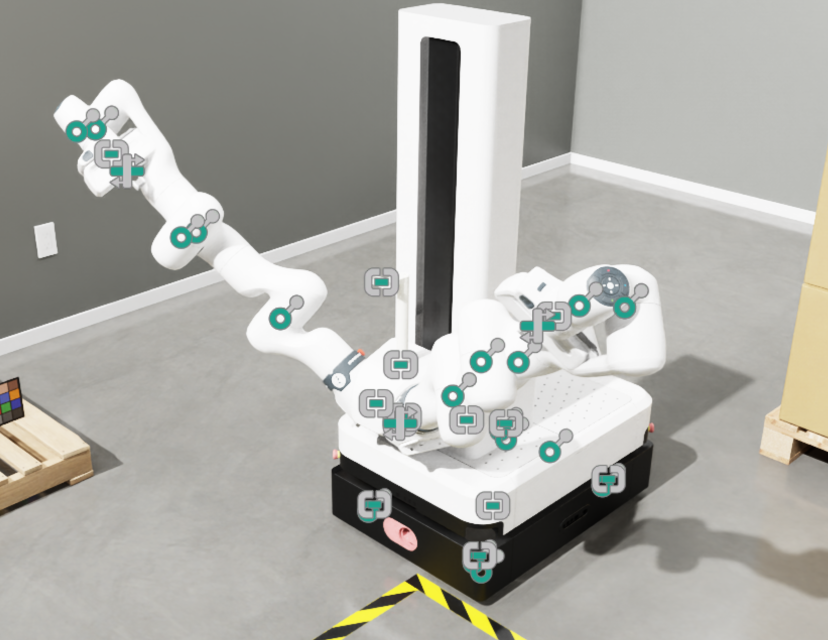
#> input picture image/franka_fr3.png, 1656 x 1280 px (shown at 1/2 size)
$ python build-media.py
#> lines starting #> are read from the running program, lines starting #| are printed output that depends on the picture
#!/usr/bin/env python3
"""원본 이미지 → 사이트 배포용 초록 톤 WebP 생성.

`image/` 의 원본을 읽어 크롭 · 리사이즈 · 초록 듀오톤 그레이딩을 적용하고
`public/media/` 에 WebP 로 저장한다. 원본은 건드리지 않는다.

그레이딩 의도 — 사이트 배경이 near-black(#08090a)이므로, 이미지를
**어두운 초록 그림자 → 밝은 초록 하이라이트** 듀오톤으로 통일해 배경과 한 몸으로 만든다.
게인(gain)과 감마로 대비를 올려 검정 배경에서도 형상이 죽지 않게 한다.

사용법:
    python3 scripts/build-media.py
"""

from pathlib import Path

from PIL import Image, ImageEnhance, ImageOps

Image.MAX_IMAGE_PIXELS = None

ROOT = Path(__file__).resolve().parent.parent
SRC = ROOT / "image"
OUT = ROOT / "public" / "media"

# 듀오톤 양 끝 색.
#   그림자는 사이트 배경(#08090a)보다 살짝 밝은 정도로만 두어 이미지가 배경에 가라앉게 하고,
#   하이라이트만 초록으로 살린다. 하이라이트를 넓게 쓰면 검정 배경 위에서 이미지가 떠 보인다.
SHADOW = (3, 9, 7)
MIDTONE = (17, 66, 45)
HIGHLIGHT = (137, 247, 186)

WEBP_QUALITY = 80

# (출력이름, 원본, 크롭 box(l,t,r,b) 또는 None, 목표 폭, 게인, 감마)
#   게인 = 밝기 배율. 감마 > 1 이면 중간톤이 어두워진다 — 검정 배경에 맞추려면 이쪽이다.
#   밝은 원본(밝은 바닥·흰 로봇)일수록 감마를 크게 준다.
JOBS = [
    # 배경 광장(光場) 2종은 scripts/gen-fields.py 가 따로 만든다(수식 생성, 원본 없음).
    ("amr-manipulator", "franka_fr3.png", (0, 100, 1656, 1032), 1656, 0.92, 1.75),
    ("simulation-poc", "franka_fr3.png", (100, 40, 1656, 1207), 1400, 0.92, 1.75),
    ("collision-validation", "agility-a01_urdf.png", (0, 400, 1113, 1235), 1113, 1.00, 1.35),
    ("humanoid", "agility-a01_urdf.png", (0, 500, 1113, 1126), 1113, 1.00, 1.35),
    # 시뮬레이션 테스트베드 캡처. 원본이 레터박스가 있는 16:9 프레임이라 위아래 34px 검은 띠를
    # 잘라내고(34~686), 서비스 슬롯 비율(4:3)에 맞춰 팔을 중심으로 가로를 다시 잘랐다.
    # 배경이 이미 near-black 이라 감마를 낮게(1.30) 두어 피사체가 죽지 않게 한다 —
    # 밝은 배경 원본(URDF 뷰어 캡처)과는 반대 방향의 보정이다.
    ("physical-ai", "sim_testbed.jpg", (246, 34, 1115, 686), 869, 1.00, 1.30),
    # 구동부 클로즈업. 원본은 테스트베드 전경이라 **바퀴 구간만** 잘라 쓴다 —
    # 이 케이스가 말하는 것이 차체 전체가 아니라 구동 관절이기 때문이다.
    # 오른쪽 위 편집기 툴팁 글자가 들어오지 않는 선(x < 1700)에서 끊었다(컨셉 §17 — 이미지에 글자 금지).
    # 바닥이 밝은 회색이라 감마를 크게(2.2) 준다.
    ("drive-alignment", "motion_devece_mk1intestbed.png", (630, 570, 1700, 1172), 1070, 0.85, 2.20),
    # 실기 ↔ 시뮬레이션 대조 컷. 좌우 분할 구도가 이 케이스의 주장("시뮬레이터에서 보이는
    # 모션이 곧 실기의 모션")과 같은 말이라 자르지 않고 전폭을 쓴다.
    # 왼쪽 흰 벽이 밝아 감마를 크게(2.4) 준다.
    ("real-sim-testbed", "real_sim_testbed.png", None, 1600, 0.84, 2.40),
    # README에서 옮긴 신규 케이스 캡처. 구도와 정보는 유지하고 원색만 제거해
    # 프로젝트 페이지의 다른 기술 이미지와 같은 초록 듀오톤으로 맞춘다.
    # 세 원본 모두 밝은 흰색·청색 영역이 넓어 감마를 높게 잡아 하이라이트 면적을 제한한다.
    ("case-miniload-r2s", "case-miniload-r2s.png", None, 1600, 0.84, 2.20),
    ("case-warehouse-commissioning", "case-warehouse-commissioning.png", None, 1600, 0.90, 1.85),
    ("case-meta-quest-il-alt", "case-meta-quest-il-alt.png", None, 1600, 0.86, 2.15),
    # Newton 물리 엔진 케이스 대표 이미지. 원본이 4:3 이라 목록 카드 비율(16:9)로 위아래를 잘라
    # 진자와 구체 열, 그리고 "N" 조형이 한 화면에 오게 했다.
    # 실험실 배경이 밝지만 피사체가 크롬·유리라 감마를 과하게 주면 형상이 통째로 죽는다 —
    # 1.45 가 배경 글자는 읽히지 않으면서 피사체는 살아 있는 지점이다.
    ("newton-engine", "newton_3d.png", (0, 180, 1448, 994), 1448, 1.00, 1.45),
    # 실제 설비 내부. **천장 반송 레일 구간만** 쓴다 —
    # 아래쪽 이동 로봇에 기관 표식이 읽히므로 크롭에서 제외한다(익명화).
    # 유리에 비친 안내판 반사도 오른쪽 밖으로 밀어냈다. 실내가 밝아 감마를 크게(2.2) 준다.
    ("facility-overhead", "KakaoTalk_20260813_175714350.jpg", (300, 0, 993, 520), 693, 0.85, 2.20),
    ("industrial-cell", "industrial-cell.jpg", None, 1920, 0.95, 1.60),
    ("digital-twin-pointcloud", "lidar-point-cloud.jpg", None, 1920, 1.05, 1.15),
    ("actuator-harmonic-drive", "harmonic-drive.jpg", (60, 120, 1700, 1670), 1200, 0.90, 1.85),
]


def apply_gamma(gray: Image.Image, gamma: float) -> Image.Image:
    """감마 보정. gamma < 1 이면 중간톤이 밝아진다."""
    table = [round(255 * ((value / 255) ** gamma)) for value in range(256)]
    return gray.point(table)


def build(name: str, source: str, box, target_width: int, gain: float, gamma: float) -> None:
#> called with name = 'amr-manipulator', source = 'franka_fr3.png', box = (0, 100, 1656, 1032), target_width = 1656, gain = 0.92, gamma = 1.75
    with Image.open(SRC / source) as image:
#> image is the input picture: PIL image 1656x1280 RGBA; mean R, G, B, A 171.2, 170.9, 165.2, 255
        image = image.convert("RGB")
#> image: PIL image 1656x1280 RGB
        if box:
            image = image.crop(box)
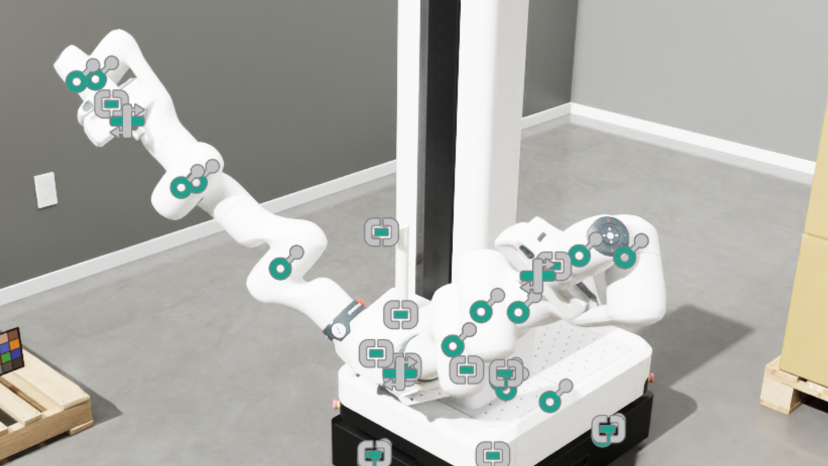
#> image: PIL image 1656x932 RGB (shown at 1/2 size); mean R, G, B 174.6, 174.7, 169.6
        if image.width > target_width:
            height = round(image.height * target_width / image.width)
            image = image.resize((target_width, height), Image.LANCZOS)

        # 1) 휘도만 남긴다 — 원본의 색상(청록 UI, 마젠타 점군 등)을 제거해야 톤이 통일된다.
        gray = ImageOps.grayscale(image)
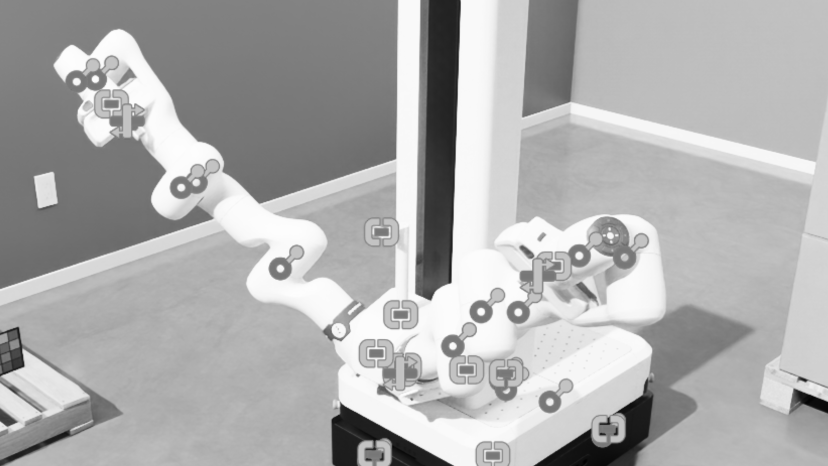
#> gray: PIL image 1656x932 L (shown at 1/2 size); min 1, max 253, mean 174.1

        # 2) 대비 정규화 후 게인·감마로 검정 배경용 노출을 만든다.
        gray = ImageOps.autocontrast(gray, cutoff=1)
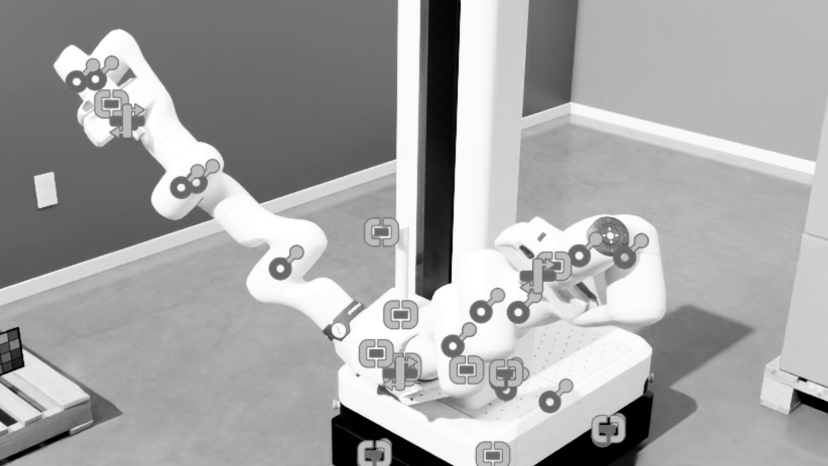
#> gray: PIL image 1656x932 L (shown at 1/2 size); min 0, max 255, mean 165.5
        gray = apply_gamma(gray, gamma)
#> in apply_gamma, `return gray.point(table)`:
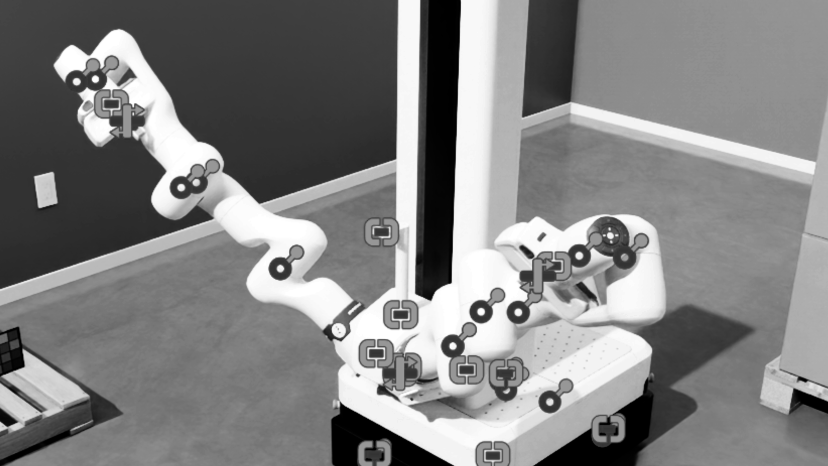
#> returned value: PIL image 1656x932 L (shown at 1/2 size); min 0, max 255, mean 129.6
        gray = ImageEnhance.Brightness(gray).enhance(gain)
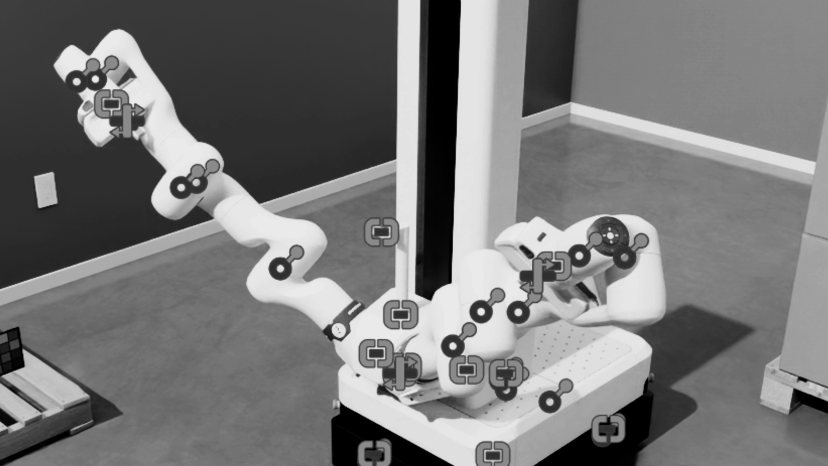
#> gray: PIL image 1656x932 L (shown at 1/2 size); min 0, max 234, mean 118.8

        # 3) 초록 듀오톤으로 매핑한다.
        toned = ImageOps.colorize(gray, black=SHADOW, white=HIGHLIGHT, mid=MIDTONE)
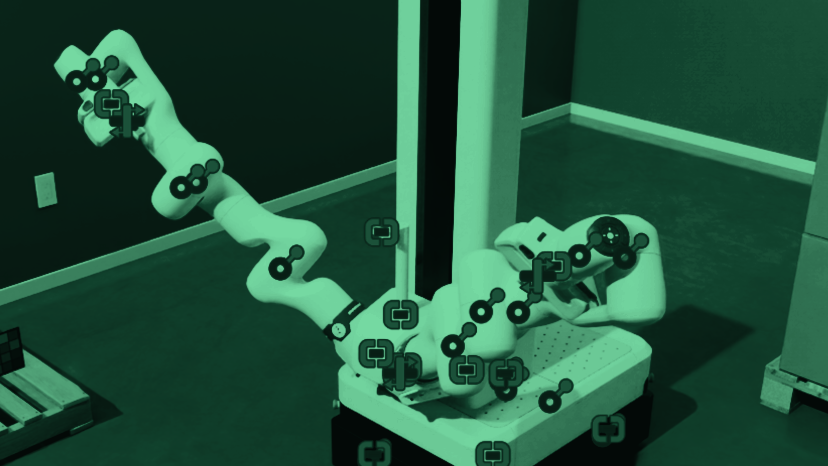
#> toned: PIL image 1656x932 RGB (shown at 1/2 size); mean R, G, B 33, 82.1, 58.9

        destination = OUT / f"{name}.webp"
        toned.save(destination, "WEBP", quality=WEBP_QUALITY, method=6)
#> (the run stopped early here; a loop or call above may not have finished)
